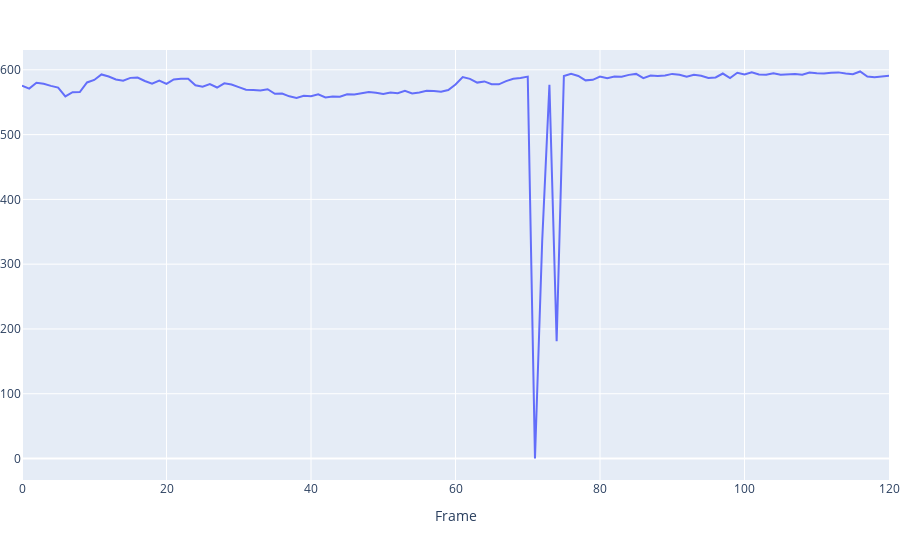

Notebook code cell kept with this figure:
### Code cell
# 12
# 17
# 23
# 24
fig = plot_line(data_debug[:, 24*3+1])
fig.show()
